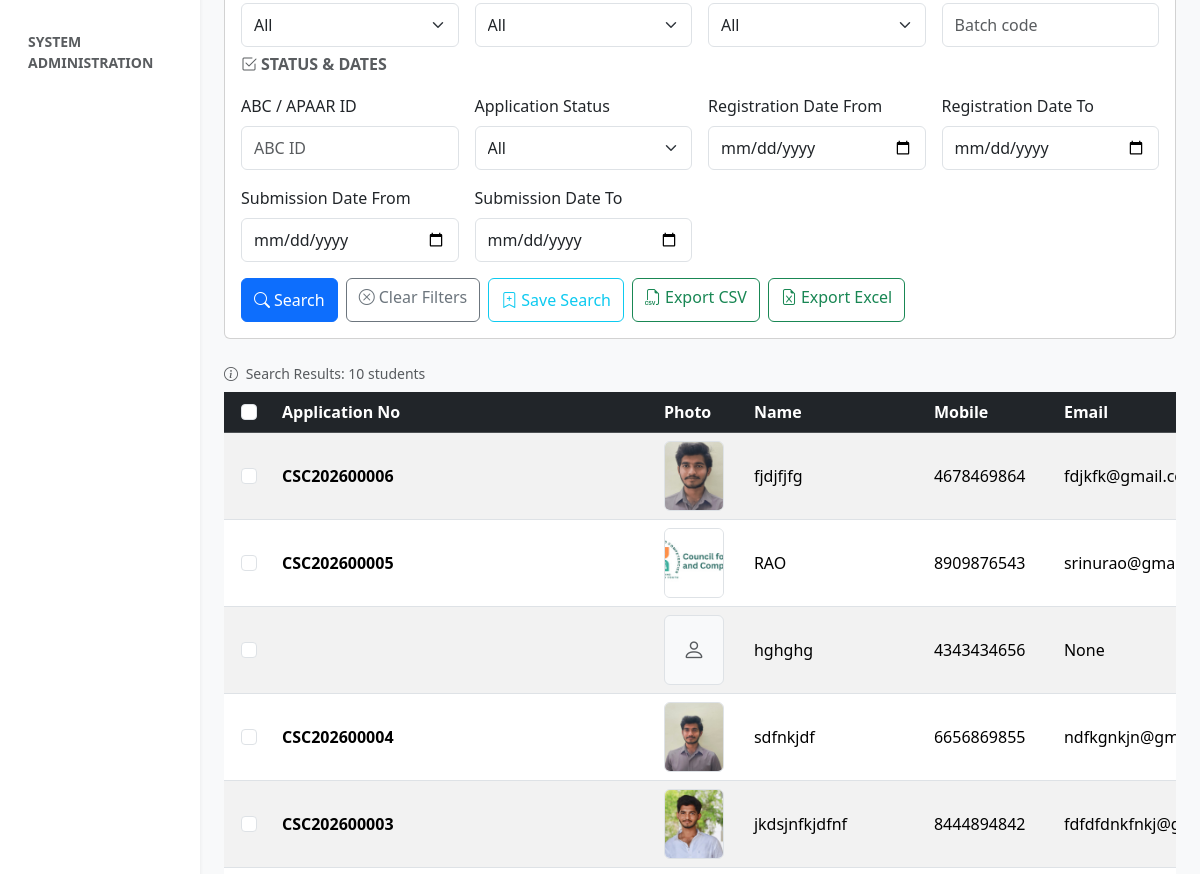
The page /dashboard/students/advanced-search/ (signed in, middle part) on the database as committed earlier.
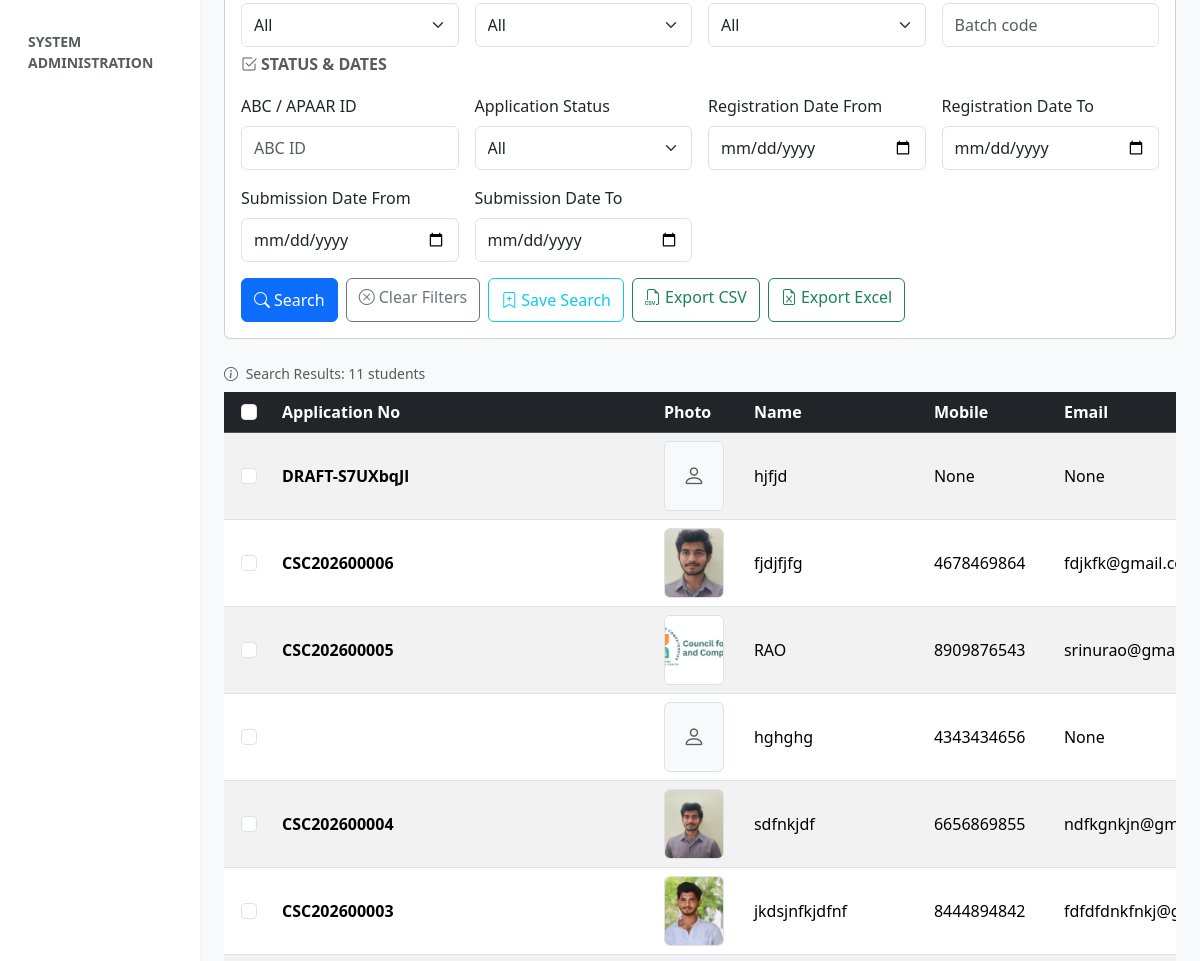
The same page on the database as committed later.
### registrations/models.py (models this page shows, shortened)
class StudentApplication(models.Model):
    GENDER_CHOICES = [('Male', 'Male'), ('Female', 'Female'), ('Other', 'Other')]
    application_number = models.CharField(max_length=50, unique=True, blank=True)
    storage_folder = models.CharField(max_length=255, blank=True, null=True, help_text="Stable media folder name based on Aadhaar and Name")
    NATIONALITY_CHOICES = [
        ('Indian', 'Indian'),
        ('Other', 'Other'),
    ]
    YES_NO_CHOICES = [
        ('Yes', 'Yes'),
        ('No', 'No'),
    ]
    APPLYING_QUALIFICATION_CHOICES = [
        ('12th or equivalent', '12th or equivalent'),
        ('2yrs of 3 yr dip in ECE/EE/CS/IT and allied branches after 10th', '2yrs of 3 yr dip in ECE/EE/CS/IT and allied branches after 10th'),
        ('Previous relevant Qualification of NSQF Level 3', 'Previous relevant Qualification of NSQF Level 3'),
        ('Previous relevant Qualification of NSQF Level 5', 'Previous relevant Qualification of NSQF Level 5'),
        ('Pursing 3rd yr of UG in CS/IT /ECE/EE/allied branches', 'Pursing 3rd yr of UG in CS/IT /ECE/EE/allied branches'),
        ('Completed 3 year of UG in CS/IT/ECE/EE/allied branches', 'Completed 3 year of UG in CS/IT/ECE/EE/allied branches'),
    ]
    MODE_OF_QUALIFICATION_CHOICES = [
        ('Full Time', 'Full Time'),
        ('Part Time', 'Part Time'),
        ('Distance', 'Distance'),
        ('Online', 'Online')
    ]
    COMPLETION_STATUS_CHOICES = [
        ('Ongoing', 'Ongoing'),
        ('Completed', 'Completed')
    ]
    full_name = models.CharField(max_length=150, null=True, blank=True, validators=[validate_person_name])
    father_name = models.CharField(max_length=150, null=True, blank=True, validators=[validate_person_name])
    mother_name = models.CharField(max_length=150, null=True, blank=True, validators=[validate_person_name])
    dob = models.DateField(null=True, blank=True)
    gender = models.CharField(max_length=10, choices=GENDER_CHOICES, null=True, blank=True)
    religion = models.ForeignKey(Religion, on_delete=models.RESTRICT, null=True, blank=True)
    marital_status = models.ForeignKey(MaritalStatus, on_delete=models.RESTRICT, null=True, blank=True)
    community = models.ForeignKey(Community, on_delete=models.RESTRICT, null=True, blank=True)
    ex_serviceman = models.ForeignKey(ExServiceStatus, on_delete=models.RESTRICT, null=True, blank=True)
    occupation = models.ForeignKey(Occupation, on_delete=models.RESTRICT, null=True, blank=True)
    nationality = models.CharField(max_length=50, choices=NATIONALITY_CHOICES, default='Indian', null=True, blank=True)
    physically_handicapped = models.CharField(max_length=10, choices=YES_NO_CHOICES, default='No', null=True, blank=True)
    annual_income = models.PositiveIntegerField(default=0, null=True, blank=True)
    mobile_number = models.CharField(max_length=10, null=True, blank=True, validators=[validate_indian_mobile])
    alternative_mobile = models.CharField(max_length=10, blank=True, null=True, validators=[validate_indian_mobile])
    email = models.EmailField(null=True, blank=True)
    communication_address = models.TextField()
    country = models.ForeignKey(Country, on_delete=models.RESTRICT, null=True, blank=True)
    state = models.ForeignKey(State, on_delete=models.RESTRICT, null=True, blank=True)
    district = models.ForeignKey(District, on_delete=models.RESTRICT, null=True, blank=True)
    pincode = models.CharField(max_length=6, null=True, blank=True, validators=[validate_indian_pincode])
    area_village_name = models.CharField(max_length=255, null=True, blank=True)
    applying_qualification = models.CharField(max_length=100, choices=APPLYING_QUALIFICATION_CHOICES, default='12th or equivalent')
    qualification = models.ForeignKey(Qualification, on_delete=models.RESTRICT, null=True, blank=True)
    custom_stream = models.CharField(max_length=100, blank=True, null=True)
    mode_of_qualification = models.CharField(max_length=20, choices=MODE_OF_QUALIFICATION_CHOICES, default='Full Time')
    completion_status = models.CharField(max_length=20, choices=COMPLETION_STATUS_CHOICES, default='Completed')
    percentage = models.DecimalField(max_digits=5, decimal_places=2, blank=True, null=True)
    year_of_passing = models.IntegerField(default=2024, null=True, blank=True)
    training_partner = models.ForeignKey(TrainingPartner, on_delete=models.RESTRICT, null=True, blank=True)
    batch_code = models.CharField(max_length=50, blank=True, null=True)
    program_opting = models.ForeignKey(Program, on_delete=models.RESTRICT, null=True, blank=True)
    institution = models.CharField(max_length=200, null=True, blank=True)
    hall_ticket_number = models.CharField(max_length=50, null=True, blank=True, validators=[validate_hall_ticket])
    registration_number = models.CharField(max_length=50, null=True, blank=True)
    aadhaar_number = models.CharField(max_length=12, null=True, blank=True, validators=[validate_aadhaar])
    abc_id = models.CharField(max_length=12, null=True, blank=True)
    distinguishing_mark = models.CharField(max_length=255, null=True, blank=True)
    status = models.ForeignKey(ApplicationStatus, on_delete=models.SET_NULL, null=True)
    verification_status = models.ForeignKey(VerificationStatus, on_delete=models.SET_NULL, null=True, blank=True)
    is_archived = models.BooleanField(default=False, help_text="Archived applications are kept but hidden from routine workflow.")
    remarks = models.TextField(blank=True, null=True)
    approved_by = models.ForeignKey(User, on_delete=models.SET_NULL, null=True, blank=True)
    approval_date = models.DateTimeField(blank=True, null=True)
    submission_date = models.DateTimeField(auto_now_add=True)
    last_updated = models.DateTimeField(auto_now=True)
    ip_address = models.GenericIPAddressField(blank=True, null=True)
    browser_info = models.TextField(blank=True, null=True)
    consent_given = models.BooleanField(default=False)
    acknowledgement_pdf = models.FileField(upload_to=get_acknowledgement_path, blank=True, null=True)
    acknowledgement_png = models.FileField(upload_to=get_acknowledgement_path, blank=True, null=True)
    acknowledgement_jpg = models.FileField(upload_to=get_acknowledgement_path, blank=True, null=True)
    @property
    def is_submitted(self):
        return bool(self.status and self.status.code in SUBMITTED_STATUS_CODES)
    @property
    def is_draft(self):
        return not self.is_submitted

### dashboard/views.py (the view, shortened to what this page needs)
# urls.py: path('students/advanced-search/', views.student_advanced_search, name='student_advanced_search'),
@login_required
@user_passes_test(lambda u: u.is_staff)
def student_advanced_search(request):
    from django.http import JsonResponse
    saved_key = 'saved_student_searches'
    saved = request.session.get(saved_key, [])
    base = _advanced_search_filter(request, StudentApplication.objects.all())
    applications = base.select_related(
        'program_opting', 'status', 'verification_status', 'state', 'district',
        'qualification', 'training_partner'
    ).prefetch_related('documents').order_by('-submission_date')
    total_count = applications.count()
    paginator = Paginator(applications, 25)
    page_number = request.GET.get('page')
    page_obj = paginator.get_page(page_number)
    _attach_photo_urls(page_obj.object_list)
    current = {k: request.GET.get(k, '') for k in [
        'application_number', 'full_name', 'mobile_number', 'email', 'aadhaar_number',
        'gender', 'state', 'district', 'area_village', 'institution', 'qualification',
        'program', 'training_partner', 'batch_code', 'abc_id', 'application_status',
        'dob_from', 'dob_to', 'age_min', 'age_max', 'reg_from', 'reg_to', 'sub_from', 'sub_to',
    ]}
    filters_active = any(v for v in current.values())
    query_string = '&'.join(f'{k}={v}' for k, v in current.items() if v)
    context = {
        'title': 'Advanced Search',
        'page_obj': page_obj,
        'total_count': total_count,
        'filters_active': filters_active,
        'query_string': query_string,
        'saved_searches': saved,
        'statuses': [
            {'value': 'draft', 'name': 'Draft'},
            {'value': 'submitted', 'name': 'Submitted'},
        ],
        'genders': StudentApplication.GENDER_CHOICES,
        'states': State.objects.filter(is_active=True).order_by('name'),
        'districts': District.objects.filter(is_active=True).order_by('name'),
        'qualifications': Qualification.objects.filter(is_active=True),
        'programs': Program.objects.filter(is_active=True),
        'training_partners': TrainingPartner.objects.filter(is_active=True),
        'current': current,
        'current_program_name': _name(Program, current['program']),
        'current_qualification_name': _name(Qualification, current['qualification']),
        'current_state_name': _name(State, current['state']),
        'current_district_name': _name(District, current['district']),
        'current_training_partner_name': _name(TrainingPartner, current['training_partner']),
    }
    return render(request, 'dashboard/student_advanced_search.html', context)

### dashboard/templates/dashboard/student_advanced_search.html (shortened to what this page needs)
{% extends 'base.html' %}
{% load static %}
{% block content %}
<div class="card mb-4">
    <div class="card-body">
        <form method="GET" action="{% url 'student_advanced_search' %}" id="advancedSearchForm">
            <div class="row g-3">
                <div class="col-md-3">
                    <select class="form-select" name="qualification">
                        <option value="">All</option>
                    </select>
                </div>
                <div class="col-md-3">
                    <select class="form-select" name="program">
                        <option value="">All</option>
                    </select>
                </div>
                <div class="col-md-3">
                    <select class="form-select" name="training_partner">
                        <option value="">All</option>
                    </select>
                </div>
                <div class="col-md-3">
                    <input type="text" class="form-control" name="batch_code" value="{{ current.batch_code }}" placeholder="Batch code">
                </div>
                <h6 class="text-muted text-uppercase fw-bold w-100 mb-1 mt-2"><i class="bi bi-check2-square me-1"></i>Status &amp; Dates</h6>
                <div class="col-md-3">
                    <label class="form-label">ABC / APAAR ID</label>
                    <input type="text" class="form-control" name="abc_id" value="{{ current.abc_id }}" placeholder="ABC ID">
                </div>
                <div class="col-md-3">
                    <label class="form-label">Application Status</label>
                    <select class="form-select" name="application_status">
                        <option value="">All</option>
                    </select>
                </div>
                <div class="col-md-3">
                    <label class="form-label">Registration Date From</label>
                    <input type="date" class="form-control" name="reg_from" value="{{ current.reg_from }}">
                </div>
                <div class="col-md-3">
                    <label class="form-label">Registration Date To</label>
                    <input type="date" class="form-control" name="reg_to" value="{{ current.reg_to }}">
                </div>
                <div class="col-md-3">
                    <label class="form-label">Submission Date From</label>
                    <input type="date" class="form-control" name="sub_from" value="{{ current.sub_from }}">
                </div>
                <div class="col-md-3">
                    <label class="form-label">Submission Date To</label>
                    <input type="date" class="form-control" name="sub_to" value="{{ current.sub_to }}">
                </div>
                <div class="col-12 d-flex flex-wrap gap-2 mt-3">
                    <button type="submit" class="btn btn-primary"><i class="bi bi-search me-1"></i>Search</button>
                    <a href="{% url 'student_advanced_search' %}" class="btn btn-outline-secondary"><i class="bi bi-x-circle me-1"></i>Clear Filters</a>
                    <button type="button" id="saveSearchBtn" class="btn btn-outline-info"><i class="bi bi-bookmark-plus me-1"></i>Save Search</button>
                    <a href="{% url 'advanced_search_export' %}?{{ query_string }}&format=csv" class="btn btn-outline-success"><i class="bi bi-filetype-csv me-1"></i>Export CSV</a>
                    <a href="{% url 'advanced_search_export' %}?{{ query_string }}&format=excel" class="btn btn-outline-success"><i class="bi bi-file-earmark-excel me-1"></i>Export Excel</a>
                </div>
            </div>
        </form>
    </div>
</div>
<div class="d-flex justify-content-between align-items-center mb-2">
    <span class="text-muted small">
        <i class="bi bi-info-circle me-1"></i>
        Search Results: {{ total_count }} student{{ total_count|pluralize }}
    </span>
</div>
<div class="applications-table-wrapper">
    <table class="table table-striped table-hover align-middle applications-table">
        <thead class="table-dark">
            <tr>
                <th scope="col" class="sel-col">
                    <input class="form-check-input" type="checkbox" id="selectAllCheckbox" title="Select all on this page">
                </th>
                <th scope="col" class="col-appno">Application No</th>
                <th scope="col" class="col-photo">Photo</th>
                <th scope="col" class="col-name">Name</th>
                <th scope="col" class="col-mobile">Mobile</th>
                <th scope="col" class="col-email">Email</th>
            </tr>
        </thead>
        <tbody>
            {% for app in page_obj %}
            <tr data-id="{{ app.id }}">
                <td class="sel-col"><input class="form-check-input application-checkbox" type="checkbox" value="{{ app.id }}"></td>
                <td class="col-appno cell-nowrap"><strong>{{ app.application_number }}</strong></td>
                <td class="col-photo">
                    {% if app.photo_url %}<img src="{{ app.photo_url }}" class="photo-thumb" alt="Photo">
                    {% else %}<div class="photo-thumb d-inline-flex align-items-center justify-content-center text-muted bg-light" style="font-size: 1.4rem;"><i class="bi bi-person"></i></div>
                    {% endif %}
                </td>
                <td class="col-name">{{ app.full_name }}</td>
                <td class="col-mobile cell-nowrap">{{ app.mobile_number }}</td>
                <td class="col-email cell-email">{{ app.email }}</td>
            </tr>
            {% endfor %}
        </tbody>
    </table>
</div>
{% endblock %}

### templates/base.html (shortened to what this page needs)
{% load static %}
<!DOCTYPE html>
<html lang="en" data-bs-theme="light">
<head>
    <link href="https://cdn.jsdelivr.net/npm/bootstrap@5.3.2/dist/css/bootstrap.min.css" rel="stylesheet">
    <link href="https://cdn.jsdelivr.net/npm/bootstrap-icons@1.11.3/font/bootstrap-icons.min.css" rel="stylesheet">
    <link rel="stylesheet" href="{% static 'css/responsive.css' %}">
</head>
<body class="bg-body-tertiary">
    <div class="container-fluid">
        <div class="row">
            <div class="col-md-2 d-none d-md-block bg-white sidebar shadow-sm min-vh-100">
                {% include 'sidebar.html' %}
            </div>
            <main class="col-md-10 ms-sm-auto px-md-4 mt-5 pt-4">
                {% block content %}
                {% endblock %}
            </main>
        </div>
    </div>
</body>
</html>

### templates/navbar.html (shortened to what this page needs)
{% load static %}

### templates/sidebar.html (shortened to what this page needs)
<div class="position-sticky pt-3 pb-5 sidebar-sticky overflow-auto vh-100" style="padding-bottom: 100px !important;">
    <ul class="nav flex-column mb-4">
    </ul>
    <div class="px-3 mb-2 text-muted small fw-bold text-uppercase">System Administration</div>
    <ul class="nav flex-column mb-5 pb-5">
        <li class="nav-item mb-1">
            <a class="nav-link rounded-3 d-flex align-items-center text-dark" href="{% url 'settings_dashboard' %}">
            </a>
        </li>
    </ul>
</div>

Rows that differ between the two databases and show on the page:
added StudentApplication: application_number "DRAFT-S7UXbqJl", full_name "hjfjd", mobile_number "None", email "None"
Other text that changed with them:
{{ total_count }}: "10" → "11"
